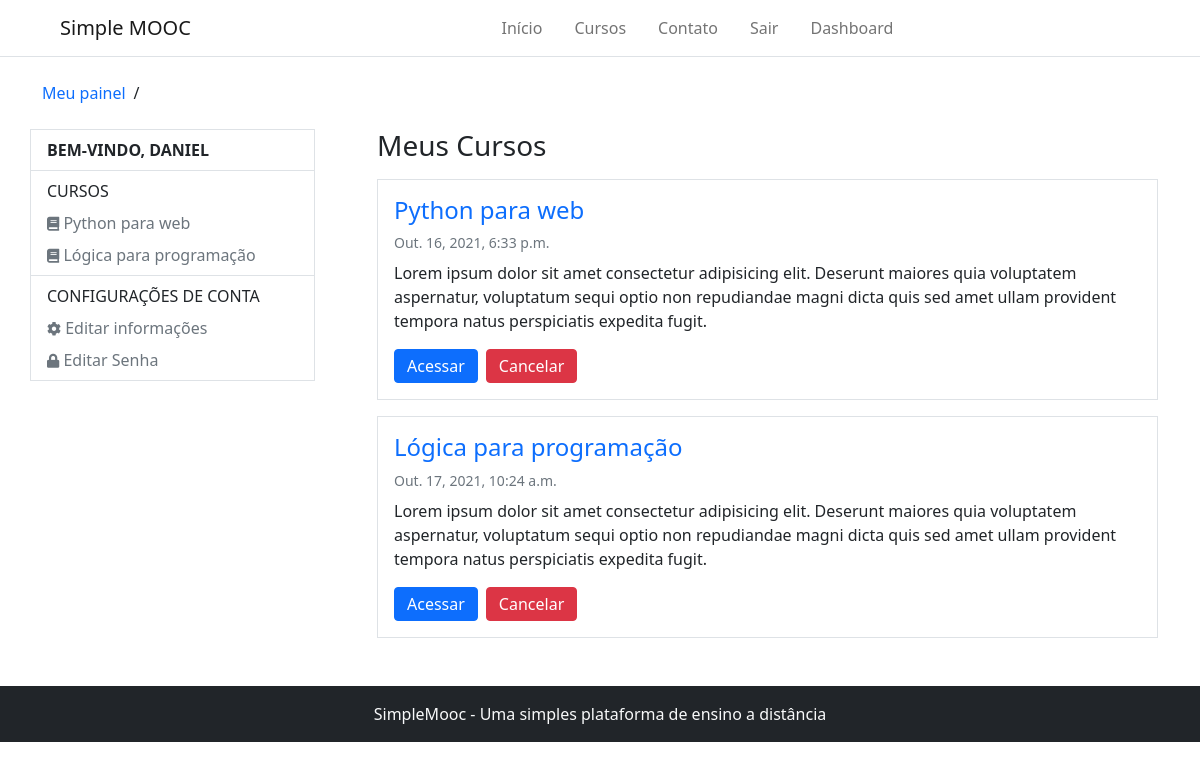
Before: /accounts/ (signed in) with the older database file.
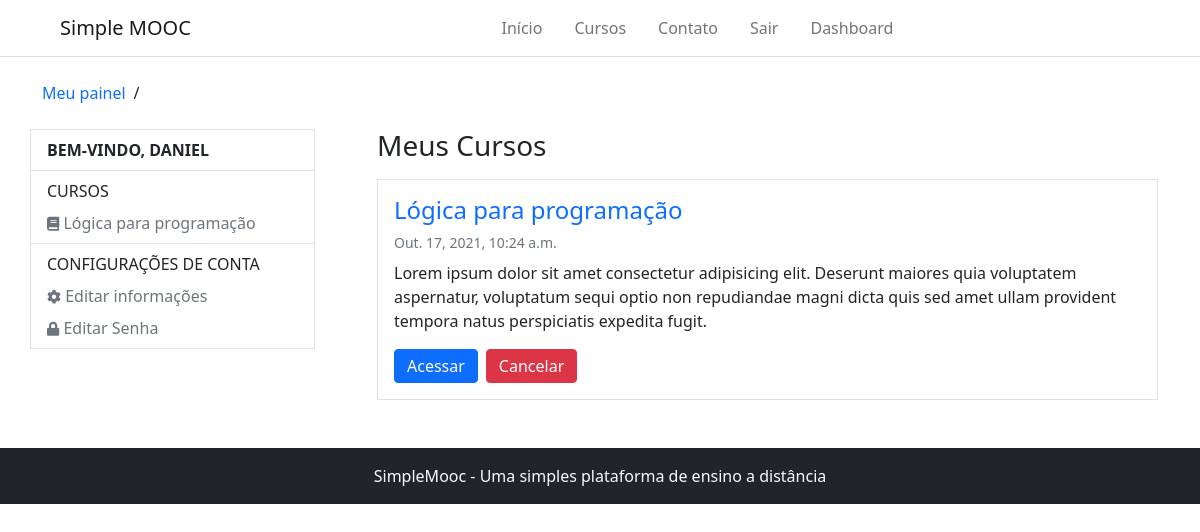
After: the same page with the newer database file.
### Courses/models.py (models this page shows, shortened)
class subscribe(models.Model):
    STATUS_CHOICES = (
        (0, 'Análise'),
        (1, 'Aprovado'),
        (2, 'Cancelado'),
    )
    user = models.ForeignKey(settings.AUTH_USER_MODEL, on_delete=models.CASCADE, verbose_name='Usuário')
    course = models.ForeignKey(Course, on_delete=models.CASCADE, verbose_name='Curso')
    status = models.IntegerField(choices=STATUS_CHOICES, default=1, blank=True, verbose_name='Situação')
    created_at = models.DateTimeField(auto_now_add=True, verbose_name='Criado em')
    update_at = models.DateTimeField(auto_now=True, verbose_name='Atualizado em')
    class Meta:
        verbose_name = 'Inscrição'
        verbose_name_plural = 'Inscrições'
        unique_together = (('user', 'course'),)

class Course(models.Model):
    name_course = models.CharField(max_length=50, verbose_name='Nome do curso')
    slug_course = models.SlugField(verbose_name='Atalho', blank=True)
    description_course = models.CharField(max_length=255, verbose_name='Descrição do curso')
    about_course = models.TextField(verbose_name='Sobre o curso')
    image_course = models.ImageField(upload_to='course_img/%Y/%m/%d', verbose_name='Imagem', null=True, blank=True)
    created_at = models.DateTimeField(auto_now_add= True, verbose_name='Data de criação')
    update_at = models.DateTimeField(auto_now=True, verbose_name='Data de atualização')
    objects = CourseManager()
    def __str__(self):
        return self.name_course
    def course_adverts_url(self):
        return reverse('course-adverts', args=[self.slug_course])
    class Meta:
        verbose_name = 'curso'
        verbose_name_plural = 'cursos'

### Accounts/views.py (the view)
# urls.py: path('', views.dashboard,  name='dashboard'),
@login_required
def dashboard(request):
    registrations = subscribe.objects.order_by('-id').filter(user=request.user)
    return render(request, 'registration/dashboard.html', {'registrations': registrations})

### Accounts/models.py (called while the page is built)
    def __str__(self):
        return self.username

### Courses/templatetags/courses_tags.py (called while the page is built)
@register.simple_tag
def load_user_courses(user):
    registrations = subscribe.objects.order_by('-id').filter(user=user)
    return registrations

@register.inclusion_tag('partials/_my_courses.html')
def user_courses(user):
    registrations = subscribe.objects.order_by('-id').filter(user=user)
    return {'registrations': registrations}

### Accounts/templates/registration/dashboard.html (shortened to what this page needs)
{% extends 'base.html' %}
{% load courses_tags %}
{% block 'content' %}
    {% include 'partials/_header.html' %}
    <div class="container">
        <ul class="d-flex align-items-center my-4 p-0 gap-2" style="list-style: none;">
            {% block 'breadcrumbs' %}
                <li><a href="{% url 'dashboard' %}" class="text-decoration-none">Meu painel</a></li>
                <li>/</li>
            {% endblock %}
        </ul>
        <div class="row mb-5">
            <div class="col-3 p-0 d-block border border-1" style="margin-right: 50px; height: max-content;">
                <p class="text-uppercase fw-bold px-3 py-2 m-0 border-bottom">bem-vindo, {{ user.username }}</p>
                {% block 'dashboard-aside' %}
                    <ul class="nav flex-column border-bottom px-3 py-2">
                        <p class="mb-0 text-uppercase">Cursos</p>
                        {% user_courses user %}
                    </ul>
                    <ul class="nav flex-column px-3 py-2">
                        <p class="mb-0 text-uppercase">Configurações de conta</p>
                        <li class="nav-item">
                            <a class="nav-link px-0 link-secondary pb-0" href="{% url 'edit_account' %}">
                                <i class="fas fa-cog" style="font-size: 14px"></i> Editar informações
                            </a>
                        </li>
                        <li class="nav-item">
                            <a class="nav-link px-0 link-secondary pb-0" href="{% url 'edit_password' %}">
                                <i class="fas fa-lock" style="font-size: 14px"></i> Editar Senha
                            </a>
                        </li>
                    </ul>
                {% endblock %}
            </div>
            <div class="col">
                {% block 'dashboard-main' %}
                    <h1 class="fs-3 mb-3">Meus Cursos</h1>
                    <div class="d-flex flex-column gap-3">
                        {% load_user_courses user as registrations %}
                        {% for subscribe in registrations %}
                            <div class="border border-1 p-3">
                                <h2 class="fs-4"><a href="#" class="text-decoration-none">{{ subscribe.course }}</a></h2>
                                <small class="text-muted d-block mb-2">{{ subscribe.course.created_at }}</small>
                                <p>Lorem ipsum dolor sit amet consectetur adipisicing elit. Deserunt maiores quia voluptatem aspernatur, voluptatum sequi optio non repudiandae magni dicta quis sed amet ullam provident tempora natus perspiciatis expedita fugit.</p>
                                <div class="d-flex gap-2">
                                    <a href="{{ subscribe.course.course_adverts_url }}">
                                        <button class="btn btn-primary py-1">
                                            Acessar
                                        </button>
                                    </a>
                                    <a href="{% url 'unsubscribe-course' subscribe.course.slug_course %}">
                                        <button class="btn btn-danger py-1">
                                            Cancelar
                                        </button>
                                    </a>
                                </div>
                            </div>
                        {% endfor %}
                    </div>
                {% endblock %}
            </div>
        </div>
    </div>
    {% include 'partials/_footer.html' %}
{% endblock %}

### templates/partials/_my_courses.html
{% for subscribe in registrations %}
    <li class="nav-item">
        <a class="nav-link px-0 link-secondary pb-0" aria-current="page" href="{{ subscribe.course.course_user_url }}">
            <i class="fas fa-book" style="font-size: 14px"></i> {{ subscribe.course }}
        </a>
    </li>
{% empty %}
    <p class="text-muted">Você não está escrito em nenhum curso</p>
{% endfor %}

Changed rows visible on the page:
removed subscribe: course "Python para web", course.created_at "Out. 16, 2021, 6:33 p.m."
